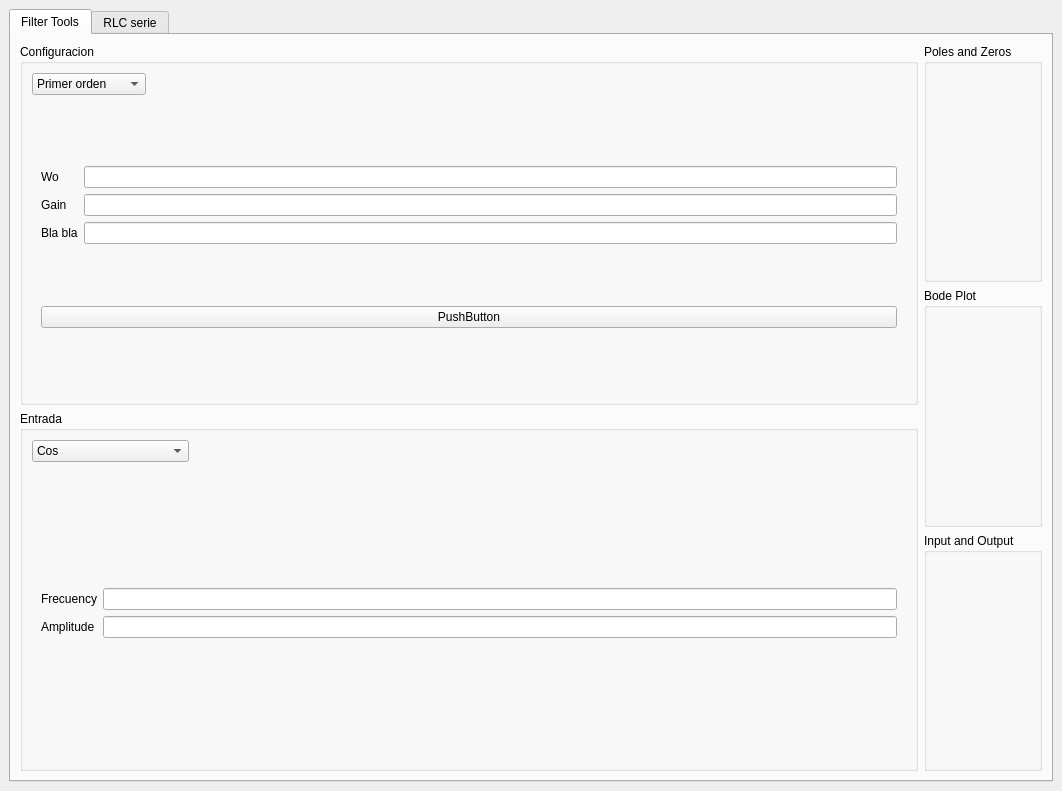
<?xml version="1.0" encoding="UTF-8"?>
<ui version="4.0">
 <class>MainWindow</class>
 <widget class="QMainWindow" name="MainWindow">
  <property name="geometry">
   <rect>
    <x>0</x>
    <y>0</y>
    <width>1062</width>
    <height>791</height>
   </rect>
  </property>
  <property name="windowTitle">
   <string>MainWindow</string>
  </property>
  <widget class="QWidget" name="centralwidget">
   <property name="enabled">
    <bool>true</bool>
   </property>
   <layout class="QGridLayout" name="gridLayout_2">
    <item row="0" column="0">
     <widget class="QTabWidget" name="tabWidget">
      <property name="currentIndex">
       <number>0</number>
      </property>
      <widget class="QWidget" name="FilterTools">
       <attribute name="title">
        <string>Filter Tools</string>
       </attribute>
       <layout class="QGridLayout" name="gridLayout_11">
        <item row="0" column="0">
         <layout class="QVBoxLayout" name="verticalLayout_3">
          <item>
           <widget class="QGroupBox" name="Config">
            <property name="sizePolicy">
             <sizepolicy hsizetype="Preferred" vsizetype="Preferred">
              <horstretch>0</horstretch>
              <verstretch>0</verstretch>
             </sizepolicy>
            </property>
            <property name="title">
             <string>Configuracion</string>
            </property>
            <layout class="QGridLayout" name="gridLayout_3">
             <item row="1" column="0">
              <widget class="QStackedWidget" name="stackedWidget">
               <property name="currentIndex">
                <number>0</number>
               </property>
               <widget class="QWidget" name="page">
                <layout class="QVBoxLayout" name="verticalLayout">
                 <item>
                  <layout class="QGridLayout" name="gridLayout">
                   <item row="0" column="1">
                    <widget class="QLineEdit" name="omegaZero"/>
                   </item>
                   <item row="2" column="0">
                    <widget class="QLabel" name="label_3">
                     <property name="text">
                      <string>Bla bla</string>
                     </property>
                    </widget>
                   </item>
                   <item row="1" column="1">
                    <widget class="QLineEdit" name="lineEdit_2"/>
                   </item>
                   <item row="0" column="0">
                    <widget class="QLabel" name="label">
                     <property name="text">
                      <string>Wo</string>
                     </property>
                    </widget>
                   </item>
                   <item row="1" column="0">
                    <widget class="QLabel" name="label_2">
                     <property name="text">
                      <string>Gain</string>
                     </property>
                    </widget>
                   </item>
                   <item row="2" column="1">
                    <widget class="QLineEdit" name="lineEdit_3"/>
                   </item>
                  </layout>
                 </item>
                 <item>
                  <widget class="QPushButton" name="pushButton">
                   <property name="text">
                    <string>PushButton</string>
                   </property>
                  </widget>
                 </item>
                </layout>
               </widget>
               <widget class="QWidget" name="page_2"/>
              </widget>
             </item>
             <item row="0" column="0">
              <layout class="QHBoxLayout" name="horizontalLayout_2">
               <property name="bottomMargin">
                <number>0</number>
               </property>
               <item>
                <widget class="QComboBox" name="Filter">
                 <property name="sizePolicy">
                  <sizepolicy hsizetype="Preferred" vsizetype="Fixed">
                   <horstretch>0</horstretch>
                   <verstretch>0</verstretch>
                  </sizepolicy>
                 </property>
                 <property name="minimumSize">
                  <size>
                   <width>100</width>
                   <height>0</height>
                  </size>
                 </property>
                 <property name="currentIndex">
                  <number>0</number>
                 </property>
                 <item>
                  <property name="text">
                   <string>Primer orden</string>
                  </property>
                 </item>
                 <item>
                  <property name="text">
                   <string>Segundo orden</string>
                  </property>
                 </item>
                </widget>
               </item>
               <item>
                <spacer name="horizontalSpacer">
                 <property name="orientation">
                  <enum>Qt::Horizontal</enum>
                 </property>
                 <property name="sizeHint" stdset="0">
                  <size>
                   <width>30</width>
                   <height>20</height>
                  </size>
                 </property>
                </spacer>
               </item>
              </layout>
             </item>
            </layout>
           </widget>
          </item>
          <item>
           <widget class="QGroupBox" name="groupBox_2">
            <property name="title">
             <string>Entrada</string>
            </property>
            <layout class="QGridLayout" name="gridLayout_5">
             <item row="1" column="0">
              <layout class="QGridLayout" name="gridLayout_4">
               <item row="0" column="0">
                <widget class="QStackedWidget" name="stackedWidget_2">
                 <property name="currentIndex">
                  <number>0</number>
                 </property>
                 <widget class="QWidget" name="page_3">
                  <layout class="QVBoxLayout" name="verticalLayout_2">
                   <item>
                    <layout class="QGridLayout" name="gridLayout_6">
                     <item row="0" column="0">
                      <widget class="QLabel" name="label_4">
                       <property name="text">
                        <string>Frecuency</string>
                       </property>
                      </widget>
                     </item>
                     <item row="0" column="1">
                      <widget class="QLineEdit" name="InputFreqLine"/>
                     </item>
                     <item row="1" column="0">
                      <widget class="QLabel" name="label_5">
                       <property name="text">
                        <string>Amplitude</string>
                       </property>
                      </widget>
                     </item>
                     <item row="1" column="1">
                      <widget class="QLineEdit" name="InputAmpline"/>
                     </item>
                    </layout>
                   </item>
                  </layout>
                 </widget>
                 <widget class="QWidget" name="page_4"/>
                </widget>
               </item>
              </layout>
             </item>
             <item row="0" column="0">
              <layout class="QHBoxLayout" name="horizontalLayout_3">
               <item>
                <widget class="QComboBox" name="inputComboBox">
                 <property name="minimumSize">
                  <size>
                   <width>100</width>
                   <height>0</height>
                  </size>
                 </property>
                 <item>
                  <property name="text">
                   <string>Cos</string>
                  </property>
                 </item>
                 <item>
                  <property name="text">
                   <string>Pulse</string>
                  </property>
                 </item>
                 <item>
                  <property name="text">
                   <string>Periodic Pulse</string>
                  </property>
                 </item>
                 <item>
                  <property name="text">
                   <string>Triangle Periodic Pulse</string>
                  </property>
                 </item>
                </widget>
               </item>
               <item>
                <spacer name="horizontalSpacer_2">
                 <property name="orientation">
                  <enum>Qt::Horizontal</enum>
                 </property>
                 <property name="sizeHint" stdset="0">
                  <size>
                   <width>30</width>
                   <height>20</height>
                  </size>
                 </property>
                </spacer>
               </item>
              </layout>
             </item>
            </layout>
           </widget>
          </item>
         </layout>
        </item>
        <item row="0" column="1">
         <layout class="QVBoxLayout" name="vertLayoutPlots">
          <property name="spacing">
           <number>6</number>
          </property>
          <property name="sizeConstraint">
           <enum>QLayout::SetMinimumSize</enum>
          </property>
          <item>
           <widget class="QGroupBox" name="PolesAndZerosBox">
            <property name="title">
             <string>Poles and Zeros</string>
            </property>
            <layout class="QGridLayout" name="gridLayout_8"/>
           </widget>
          </item>
          <item>
           <widget class="QGroupBox" name="BodePlotBox">
            <property name="title">
             <string>Bode Plot</string>
            </property>
            <layout class="QGridLayout" name="gridLayout_9"/>
           </widget>
          </item>
          <item>
           <widget class="QGroupBox" name="InputAndOutputBox">
            <property name="title">
             <string>Input and Output</string>
            </property>
            <layout class="QGridLayout" name="gridLayout_10"/>
           </widget>
          </item>
         </layout>
        </item>
       </layout>
      </widget>
      <widget class="QWidget" name="RLCSerie">
       <attribute name="title">
        <string>RLC serie</string>
       </attribute>
      </widget>
     </widget>
    </item>
   </layout>
  </widget>
 </widget>
 <resources/>
 <connections>
  <connection>
   <sender>pushButton</sender>
   <signal>clicked()</signal>
   <receiver>MainWindow</receiver>
   <slot>ClickBoton()</slot>
   <hints>
    <hint type="sourcelabel">
     <x>220</x>
     <y>375</y>
    </hint>
    <hint type="destinationlabel">
     <x>3</x>
     <y>386</y>
    </hint>
   </hints>
  </connection>
 </connections>
 <slots>
  <slot>ClickBoton()</slot>
 </slots>
</ui>
